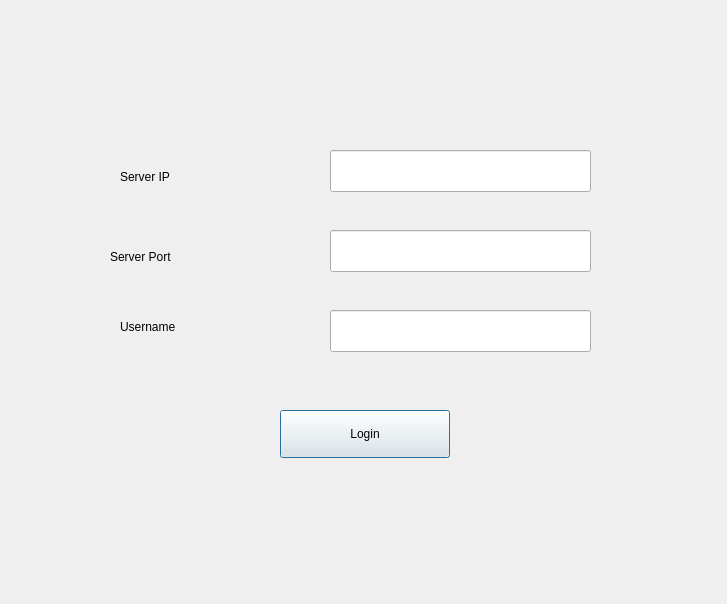
<?xml version="1.0" encoding="UTF-8"?>
<ui version="4.0">
 <class>login</class>
 <widget class="QDialog" name="login">
  <property name="geometry">
   <rect>
    <x>0</x>
    <y>0</y>
    <width>727</width>
    <height>604</height>
   </rect>
  </property>
  <property name="windowTitle">
   <string>Dialog</string>
  </property>
  <widget class="QLabel" name="label">
   <property name="geometry">
    <rect>
     <x>120</x>
     <y>160</y>
     <width>129</width>
     <height>34</height>
    </rect>
   </property>
   <property name="text">
    <string>Server IP</string>
   </property>
  </widget>
  <widget class="QLabel" name="label_2">
   <property name="geometry">
    <rect>
     <x>110</x>
     <y>240</y>
     <width>171</width>
     <height>34</height>
    </rect>
   </property>
   <property name="text">
    <string>Server Port</string>
   </property>
  </widget>
  <widget class="QLabel" name="label_3">
   <property name="geometry">
    <rect>
     <x>120</x>
     <y>310</y>
     <width>171</width>
     <height>34</height>
    </rect>
   </property>
   <property name="text">
    <string>Username</string>
   </property>
  </widget>
  <widget class="QLineEdit" name="server_ip">
   <property name="geometry">
    <rect>
     <x>330</x>
     <y>150</y>
     <width>261</width>
     <height>42</height>
    </rect>
   </property>
  </widget>
  <widget class="QLineEdit" name="server_port">
   <property name="geometry">
    <rect>
     <x>330</x>
     <y>230</y>
     <width>261</width>
     <height>42</height>
    </rect>
   </property>
  </widget>
  <widget class="QLineEdit" name="username">
   <property name="geometry">
    <rect>
     <x>330</x>
     <y>310</y>
     <width>261</width>
     <height>42</height>
    </rect>
   </property>
  </widget>
  <widget class="QPushButton" name="pushButton">
   <property name="geometry">
    <rect>
     <x>280</x>
     <y>410</y>
     <width>170</width>
     <height>48</height>
    </rect>
   </property>
   <property name="text">
    <string>Login</string>
   </property>
  </widget>
 </widget>
 <resources/>
 <connections/>
</ui>
